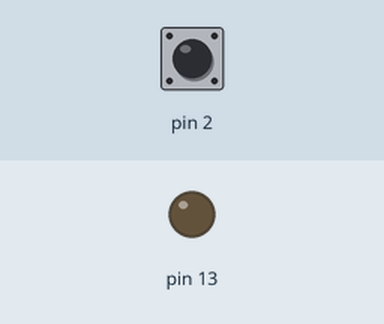
Simulated run of this sketch. Board: Arduino Uno, built with avr-gcc and run on an emulated ATmega328P. On the bench: output pins drawn as LEDs (lit = HIGH). Inputs (shaded band) come from the test bench; at power-on: pin 2 HIGH.

Above: at 1.2 s.
1.3 s: pin 2 pulled LOW for 0.15 s
At 1.7 s:
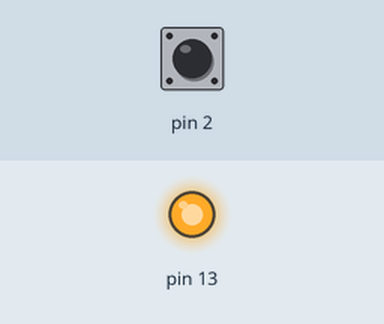
Timing chart, 0 to 4.3 s (numbered marks = the images above; inputs shaded):
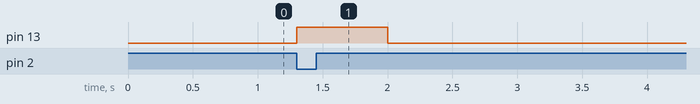

Measured:
- after the input at 1.3 s, pin 13: LOW → HIGH at once, → LOW 0.70 s later

The sketch:

TrancaComDelay.ino
```cpp
#include <avr/io.h>
#include <util/delay.h>

int main(void){

    DDRB = DDRB | (1 << PB5);
    DDRD = DDRD & ~(1 << PD2);
    PORTD = PORTD | (1 << PD2);

    while (1) {

        if (!(PIND & (1 << PD2))) {

            _delay_ms(200);

            if (!(PIND & (1 << PD2))) {

                PORTB ^= (1 << PB5);

                while (!(PIND & (1 << PD2)));
            }
        }
    }
}
```

LampadaSemDelay.ino
```cpp
#include <avr/io.h>
#include <avr/interrupt.h>
#include <util/delay.h>
#include <stdint.h>


volatile uint8_t unlock_request = 0;

ISR(INT0_vect) {

  unlock_request = 1;
  EIMSK &= ~(1 << INT0);
}

void setup() {
  cli();

  DDRD &= ~(1 << PD2);

  PORTD |= (1 << PD2);

  DDRB |= (1 << PB5);

  PORTB &= ~(1 << PB5);

  EICRA |= (1 << ISC01);
  EICRA &= ~(1 << ISC00);
  EIFR  |= (1 << INTF0);
  EIMSK |= (1 << INT0);

  sei();
}

void loop() {
  if (unlock_request) {

    const uint16_t PULSE_MS = 700;

    PORTB |= (1 << PB5);

    uint16_t t = PULSE_MS;
    while (t >= 100) { _delay_ms(100); t -= 100; }
    while (t > 0) { _delay_ms(1); t -= 1; }

    PORTB &= ~(1 << PB5);

    _delay_ms(60);

    unlock_request = 0;
    EIFR |= (1 << INTF0);
    EIMSK |= (1 << INT0);
  }

  // aqui poderia ir outras tarefas não bloqueantes se quiser
}
```
